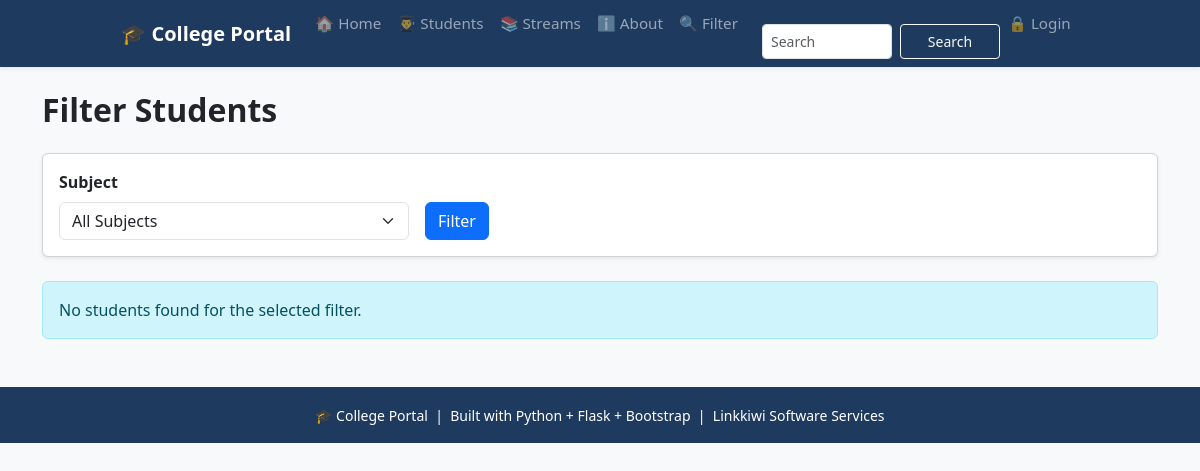
/filter, run on an earlier commit of the app's database.
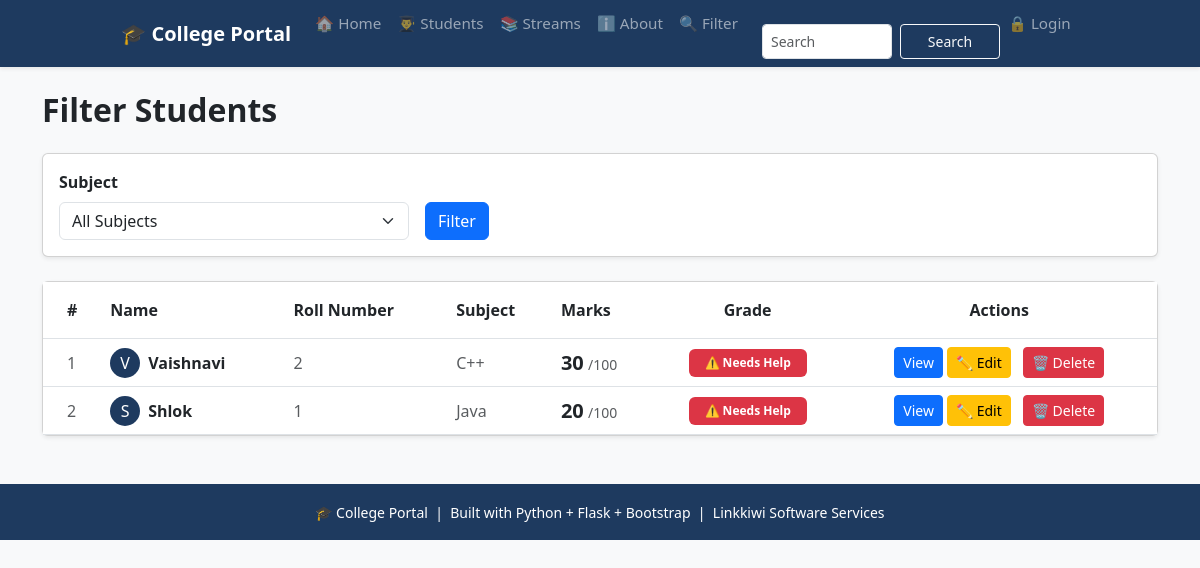
And on a later commit of the database.
### tables this page shows
CREATE TABLE students (
                    id INTEGER PRIMARY KEY AUTOINCREMENT,
                    name TEXT NOT NULL,
                    roll INTEGER NOT NULL,
                    marks INTEGER NOT NULL,
                    subject TEXT NOT NULL,
                    attendance INTEGER DEFAULT 0
                 );

### app.py (the view)
@app.route('/filter')
def filter_students():
    subject = request.args.get('subject', '')
    grade = request.args.get('grade', '')
    conn = get_db()
    subjects = conn.execute('''SELECT DISTINCT subject FROM students
                            WHERE subject IS NOT NULL
                            AND subject != ""
                            ORDER BY subject ASC''').fetchall()
    query = 'SELECT * FROM students WHERE 1=1'
    params = []
    if subject:
        query += ' AND subject = ?'
        params.append(subject)
    if grade =='excellent':
        query += ' AND marks >= 90'
    elif grade == 'good':
        query += ' AND marks >= 75 AND marks < 90'
    elif grade == 'average':
        query += ' AND marks >= 60 AND marks < 75'
    elif grade == 'poor':
        query += ' AND marks < 45'
    query += ' ORDER BY id DESC'
    students = conn.execute(query, params).fetchall()
    conn.close()
    return render_template('filter.html', students=students, subjects=subjects, selected_subject=subject, selected_grade=grade)

### database.py (called while the page is built)
def get_db():
   conn = sqlite3.connect(DB_PATH)
   conn.row_factory = sqlite3.Row  # To access columns by name
   return conn

### templates/filter.html (shortened to what this page needs)
{% extends 'base.html' %}
{% block content %}
<h2 class="fw-bold mb-4">Filter Students</h2>
<div class="card mb-4 shadow-sm">
    <div class="card-body">
        <form method="GET" action="{{ url_for('filter_students') }}">
            <div class="row g-3 align-items-end">
                <div class="col-md-4">
                    <label class="form-label fw-bold">Subject</label>
                    <select name="subject" class="form-select">
                        <option value="">All Subjects</option>
                    </select>
                </div>
                <div class="col-md-4">
                    <button type="submit" class="btn btn-primary">Filter</button>
                </div>
            </div>
        </form>
    </div>
</div>
{% if students %}
<div class="card shadow-sm">
    <div class="card-body p-0">
        <div class="table-responsive">
            <table class="table table-hover mb-0">
                <thead style="background-color: #1e3a5f; color:white;">
                    <tr>
                        <th class="py-3 ps-4">#</th>
                        <th class="py-3">Name</th>
                        <th class="py-3">Roll Number</th>
                        <th class="py-3">Subject</th>
                        <th class="py-3">Marks</th>
                        <th class="py-3 text-center">Grade</th>
                        <th class="py-3 text-center">Actions</th>
                    </tr>
                </thead>
                <tbody>
                    {% for student in students %}
                    <tr class="align-middle">
                        <td class="ps-4 text-muted">
                            {{ loop.index }}
                        </td>
                        <td>
                            <div class="d-flex align-items-center">
                                <div class="rounded-circle d-flex justify-content-center align-items-center me-2"
                                     style="width:30px; height:30px; background-color:#1e3a5f; color:white;">
                                    {{ student['name'][0] }}
                                </div>
                                <span class="fw-bold">{{ student['name'] }}</span>
                            </div>
                        </td>
                        <td class="text-muted">{{ student['roll'] }}</td>
                        <td class="text-muted">{{ student['subject'] }}</td>
                        <td>
                            <span class="fw-bold fs-5">{{ student['marks'] }}</span>
                            <span class="text-muted small">/100</span>
                        </td>
                        <td class="text-center">
                            {% if student['marks'] >= 90 %}
                                <span class="badge bg-success px-3 py-2">
                                    🏆 Excellent
                                </span>
                            {% elif student['marks'] >= 75 %}
                                <span class="badge bg-primary px-3 py-2">
                                    👍 Good
                                </span>
                            {% elif student['marks'] >= 60 %}
                                <span class="badge bg-warning text-dark px-3 py-2">
                                    📈 Average
                                </span>
                            {% else %}
                                <span class="badge bg-danger px-3 py-2">
                                    ⚠️ Needs Help
                                </span>
                            {% endif %}
                        </td>
                        <td class="text-center">
                            <a href="{{ url_for('student_detail', id=student['id']) }}"
                           class="btn btn-sm btn-primary">
                            View
                        </a>
                            <a href="{{ url_for('edit_student', id=student['id']) }}"
                               class="btn btn-sm btn btn-sm btn-warning me-2">
                                ✏️ Edit
                            </a>
                            <a href="{{ url_for('delete_student', id=student['id']) }}"
                               class="btn btn btn-sm btn-danger"
                               onclick="return confirm('Are you sure you want to delete this student?');">
                                🗑️ Delete
                            </a>
                        </td>
                    </tr>
                    {% endfor %}
                </tbody>
            </table>
        </div>
    </div>
</div>
{% else %}
<div class="alert alert-info mt-4" role="alert">
    No students found for the selected filter.
</div>
{% endif %}
{% endblock %}

### templates/base.html (shortened to what this page needs)
<!DOCTYPE html>
<html lang="en">
<head>
    <link href="https://cdn.jsdelivr.net/npm/bootstrap@5.3.0/dist/css/bootstrap.min.css"
          rel="stylesheet">
</head>
<body class="bg-light">
    <nav class="navbar navbar-expand navbar-dark shadow-sm"
         style="background-color: #1e3a5f;">
        <div class="container justify-content-center">
            <a class="navbar-brand fw-bold fs-5 me-3" href="{{ url_for('home') }}">
                🎓 College Portal
            </a>
            <div class="navbar-nav">
                <a class="nav-link px-2 py-1" href="{{ url_for('home') }}">
                    🏠 Home
                </a>
                <a class="nav-link px-2 py-1" href="{{ url_for('students_page') }}">
                    👨‍🎓 Students
                </a>
                <a class="nav-link px-2 py-1" href="{{ url_for('subjects') }}">
                    📚 Streams
                </a>
                <a class="nav-link px-2 py-1" href="{{ url_for('about') }}">
                    ℹ️ About
                </a>
                <a class ="nav-link px-2 py-1" href="{{ url_for('filter_students') }}">
                    🔍 Filter
                </a>
                <form class="d-flex ms-3 mt-3" action="{{ url_for('search') }}" method="GET">
                    <input class="form-control form-control-sm me-2" style="width:130px; height:35px" type="search" placeholder="Search" name="q">
                    <button class="btn btn-outline-light btn-sm" style="width:100px; height:35px" type="submit">Search</button>
                </form>
                {% if session.username %}
                    <span class="nav-link px-2 py-1 text-white">👤 {{ session.username }}</span>
                    <a class="nav-link px-2 py-1" href="{{ url_for('logout') }}">
                        🔓 Logout
                    </a>
                {% else %}
                    <a class="nav-link px-2 py-1" href="{{ url_for('login') }}">
                        🔒 Login
                    </a>
                {% endif %}
            </div>
        </div>
    </nav>
<div class="container mt-4 mb-5">
        {% block content %}
        {% endblock %}
</div>
    <footer style="background-color: #1e3a5f;" class="text-white text-center py-3 mt-5">
        <small>
            🎓 College Portal &nbsp;|&nbsp;
            Built with Python + Flask + Bootstrap &nbsp;|&nbsp;
            Linkkiwi Software Services
        </small>
    </footer>
</body>
</html>

### templates/base.html (style rules this page uses)
.navbar { min-height: 60px; }
:root { --brand: #1e3a5f; }
.nav-link { font-size: 0.95rem; font-weight: 500; }

What changed in the data, as far as the page shows it:
added students: name "V", name "Vaishnavi", roll "2", subject "C++", marks "30", shows "⚠️ Needs Help"
added students: name "S", name "Shlok", roll "1", subject "Java", marks "20", shows "⚠️ Needs Help"
Also different on the page:
text no longer shown: "No students found for the selected filter."
text now shown: "# Name Roll Number Subject Marks Grade Actions"
